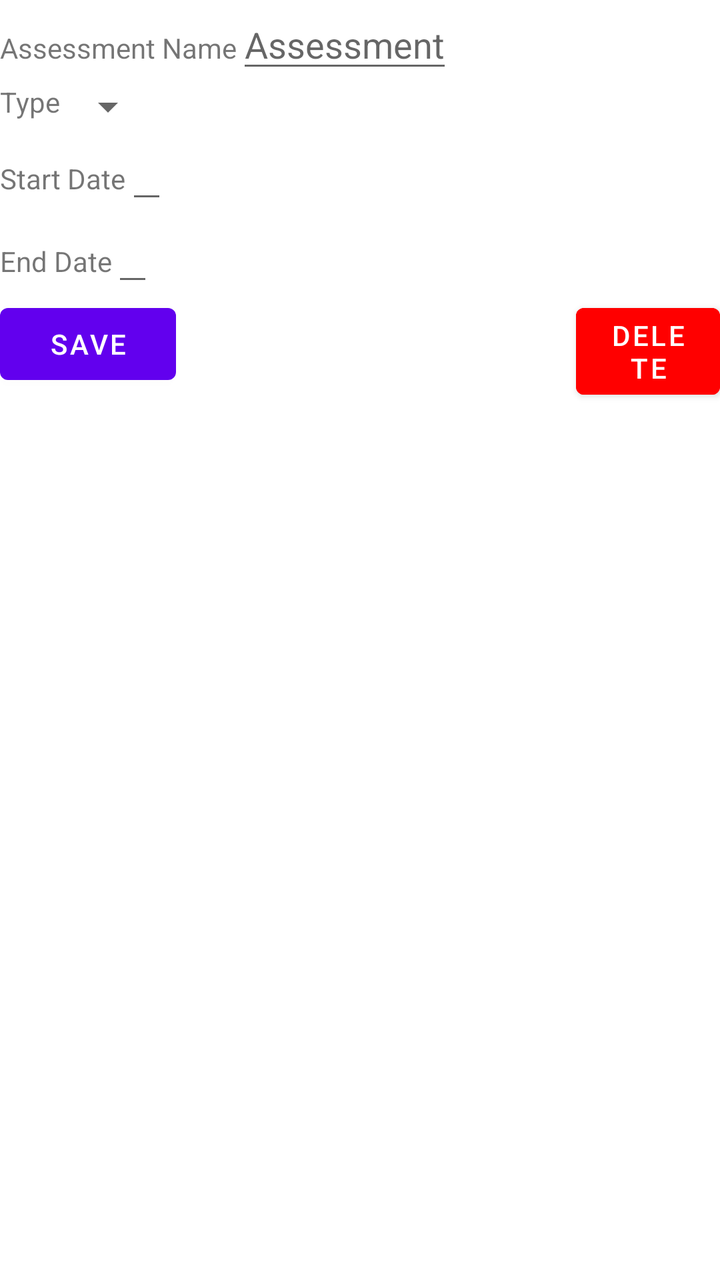
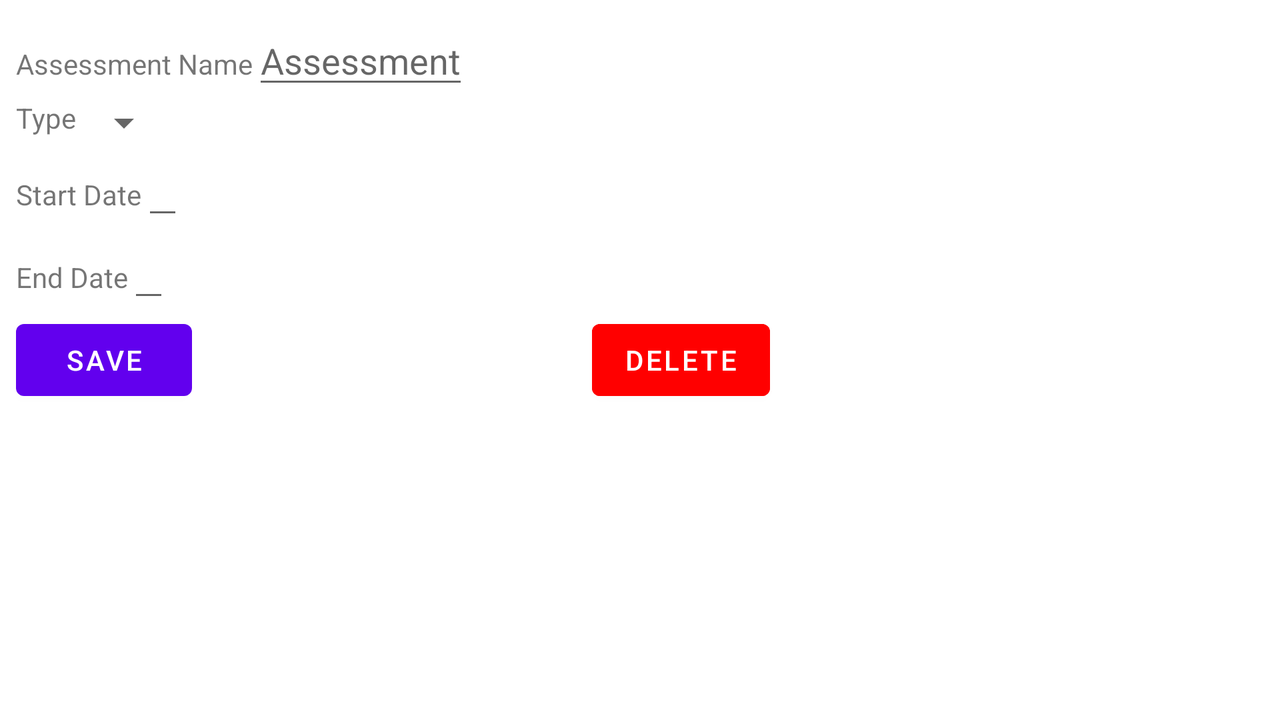

Two renders of one Android screen. The first uses the default layout on a phone; the second uses the alternative layout the repository ships for a different screen configuration, on a matching device. The two XML files are below.
<!-- AndroidManifest.xml: application theme Theme.C196App -->
<!-- res/layout/activity_assessment_details.xml -->
<?xml version="1.0" encoding="utf-8"?>
<androidx.constraintlayout.widget.ConstraintLayout xmlns:android="http://schemas.android.com/apk/res/android"
    xmlns:app="http://schemas.android.com/apk/res-auto"
    xmlns:tools="http://schemas.android.com/tools"
    android:layout_width="match_parent"
    android:layout_height="match_parent"
    tools:context=".ui.AssessmentDetails">

    <ScrollView
        android:id="@+id/scrollView"
        android:layout_width="match_parent"
        android:layout_height="500dp"
        android:orientation="vertical"
        app:layout_constraintTop_toTopOf="parent"
        tools:layout_editor_absoluteX="0dp">

        <LinearLayout
            android:layout_width="match_parent"
            android:layout_height="wrap_content"
            android:orientation="vertical">

            <LinearLayout
                android:layout_width="wrap_content"
                android:layout_height="wrap_content"
                android:orientation="horizontal">

                <TextView
                    android:layout_width="wrap_content"
                    android:layout_height="wrap_content"
                    android:text="Assessment Name" />

                <EditText
                    android:id="@+id/editAssessmentName"
                    android:layout_width="wrap_content"
                    android:layout_height="wrap_content"
                    android:hint="Assessment" />
            </LinearLayout>

            <LinearLayout
                android:layout_width="wrap_content"
                android:layout_height="wrap_content"
                android:orientation="horizontal">

                <TextView
                    android:layout_width="wrap_content"
                    android:layout_height="wrap_content"
                    android:text="Type" />

                <Spinner
                    android:id="@+id/editAssessmentType"
                    android:layout_width="wrap_content"
                    android:layout_height="wrap_content"
                    android:hint="Status" />
            </LinearLayout>



            <androidx.appcompat.widget.LinearLayoutCompat
                android:layout_width="wrap_content"
                android:layout_height="wrap_content">

                <TextView
                    android:layout_width="wrap_content"
                    android:layout_height="wrap_content"
                    android:text="Start Date" />

                <EditText
                    android:id="@+id/editAssessmentStartDate"
                    android:layout_width="wrap_content"
                    android:layout_height="wrap_content"
                    android:focusableInTouchMode="false"
                    android:inputType="none"

                    />
            </androidx.appcompat.widget.LinearLayoutCompat>

            <androidx.appcompat.widget.LinearLayoutCompat
                android:layout_width="wrap_content"
                android:layout_height="wrap_content">

                <TextView
                    android:layout_width="wrap_content"
                    android:layout_height="wrap_content"
                    android:text="End Date" />

                <EditText
                    android:id="@+id/editAssessmentEndDate"
                    android:layout_width="wrap_content"
                    android:layout_height="wrap_content"
                    android:focusableInTouchMode="false"
                    android:inputType="none"

                    />
            </androidx.appcompat.widget.LinearLayoutCompat>



            <androidx.appcompat.widget.LinearLayoutCompat
                android:layout_width="match_parent"
                android:layout_height="wrap_content"
                android:orientation="horizontal">

                <Button
                    android:id="@+id/saveAssessment"
                    android:layout_width="wrap_content"
                    android:layout_height="wrap_content"
                    android:text="Save" />

                <Button
                    android:id="@+id/deleteAssessment"
                    android:layout_width="wrap_content"
                    android:layout_height="wrap_content"
                    android:layout_gravity="right"
                    android:layout_marginLeft="200dp"
                    android:backgroundTint="#FF0000"
                    android:text="Delete"
                    tools:visibility="visible" />
            </androidx.appcompat.widget.LinearLayoutCompat>

        </LinearLayout>
    </ScrollView>



</androidx.constraintlayout.widget.ConstraintLayout>
<!-- resources referenced by this layout -->
<resources>
  <style name="Theme.C196App" parent="Theme.MaterialComponents.DayNight.DarkActionBar">
          
          <item name="colorPrimary">@color/purple_500</item>
          <item name="colorPrimaryVariant">@color/purple_700</item>
          <item name="colorOnPrimary">@color/white</item>
          
          <item name="colorSecondary">@color/teal_200</item>
          <item name="colorSecondaryVariant">@color/teal_700</item>
          <item name="colorOnSecondary">@color/black</item>
          
          <item name="android:statusBarColor">?attr/colorPrimaryVariant</item>
          
      </style>
</resources>
<!-- res/layout-land/activity_assessment_details.xml (the repository's variant of the layout above) -->
<!-- drawn on the phone turned sideways -->
<?xml version="1.0" encoding="utf-8"?>
<androidx.constraintlayout.widget.ConstraintLayout xmlns:android="http://schemas.android.com/apk/res/android"
    xmlns:app="http://schemas.android.com/apk/res-auto"
    xmlns:tools="http://schemas.android.com/tools"
    android:layout_width="match_parent"
    android:layout_height="match_parent"
    tools:context=".ui.AssessmentDetails">

    <ScrollView
        android:id="@+id/scrollView"
        android:layout_width="398dp"
        android:layout_height="501dp"
        android:layout_marginStart="8dp"
        android:layout_marginTop="8dp"
        android:orientation="vertical"
        app:layout_constraintStart_toStartOf="parent"
        app:layout_constraintTop_toTopOf="parent">

        <LinearLayout
            android:layout_width="match_parent"
            android:layout_height="wrap_content"
            android:orientation="vertical">

            <LinearLayout
                android:layout_width="wrap_content"
                android:layout_height="wrap_content"
                android:orientation="horizontal">

                <TextView
                    android:layout_width="wrap_content"
                    android:layout_height="wrap_content"
                    android:text="Assessment Name" />

                <EditText
                    android:id="@+id/editAssessmentName"
                    android:layout_width="wrap_content"
                    android:layout_height="wrap_content"
                    android:hint="Assessment" />
            </LinearLayout>

            <LinearLayout
                android:layout_width="wrap_content"
                android:layout_height="wrap_content"
                android:orientation="horizontal">

                <TextView
                    android:layout_width="wrap_content"
                    android:layout_height="wrap_content"
                    android:text="Type" />

                <Spinner
                    android:id="@+id/editAssessmentType"
                    android:layout_width="wrap_content"
                    android:layout_height="wrap_content"
                    android:hint="Status" />
            </LinearLayout>


            <androidx.appcompat.widget.LinearLayoutCompat
                android:layout_width="wrap_content"
                android:layout_height="wrap_content">

                <TextView
                    android:layout_width="wrap_content"
                    android:layout_height="wrap_content"
                    android:text="Start Date" />

                <EditText
                    android:id="@+id/editAssessmentStartDate"
                    android:layout_width="wrap_content"
                    android:layout_height="wrap_content"
                    android:focusableInTouchMode="false"
                    android:inputType="none"

                    />
            </androidx.appcompat.widget.LinearLayoutCompat>

            <androidx.appcompat.widget.LinearLayoutCompat
                android:layout_width="wrap_content"
                android:layout_height="wrap_content">

                <TextView
                    android:layout_width="wrap_content"
                    android:layout_height="wrap_content"
                    android:text="End Date" />

                <EditText
                    android:id="@+id/editAssessmentEndDate"
                    android:layout_width="wrap_content"
                    android:layout_height="wrap_content"
                    android:focusableInTouchMode="false"
                    android:inputType="none"

                    />
            </androidx.appcompat.widget.LinearLayoutCompat>


            <androidx.appcompat.widget.LinearLayoutCompat
                android:layout_width="match_parent"
                android:layout_height="wrap_content"
                android:orientation="horizontal">

                <Button
                    android:id="@+id/saveAssessment"
                    android:layout_width="wrap_content"
                    android:layout_height="wrap_content"
                    android:text="Save" />

                <Button
                    android:id="@+id/deleteAssessment"
                    android:layout_width="wrap_content"
                    android:layout_height="wrap_content"
                    android:layout_gravity="right"
                    android:layout_marginLeft="200dp"
                    android:backgroundTint="#FF0000"
                    android:text="Delete"
                    tools:visibility="visible" />
            </androidx.appcompat.widget.LinearLayoutCompat>

        </LinearLayout>
    </ScrollView>



</androidx.constraintlayout.widget.ConstraintLayout>
